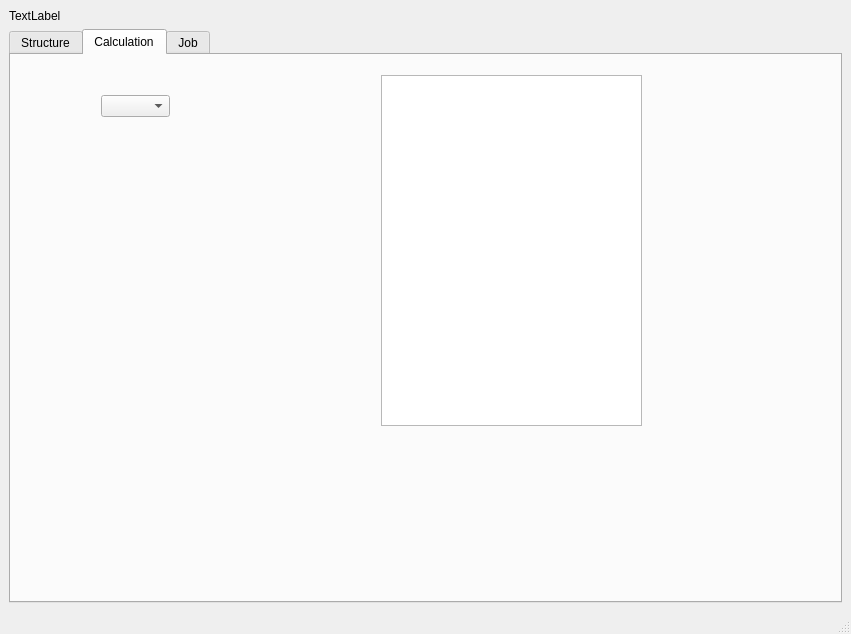
<?xml version="1.0" encoding="UTF-8"?>
<ui version="4.0">
 <class>MainWindow</class>
 <widget class="QMainWindow" name="MainWindow">
  <property name="geometry">
   <rect>
    <x>0</x>
    <y>0</y>
    <width>851</width>
    <height>634</height>
   </rect>
  </property>
  <property name="windowTitle">
   <string>MainWindow</string>
  </property>
  <widget class="QWidget" name="centralwidget">
   <layout class="QVBoxLayout" name="verticalLayout">
    <item>
     <widget class="QLabel" name="label">
      <property name="text">
       <string>TextLabel</string>
      </property>
     </widget>
    </item>
    <item>
     <widget class="QTabWidget" name="tabWidget">
      <property name="currentIndex">
       <number>1</number>
      </property>
      <widget class="QWidget" name="struct_tab">
       <attribute name="title">
        <string>Structure</string>
       </attribute>
       <layout class="QHBoxLayout" name="horizontalLayout_2">
        <item>
         <layout class="QVBoxLayout" name="verticalLayout_2">
          <item>
           <widget class="QPushButton" name="pushButton_2">
            <property name="text">
             <string>Load Structure</string>
            </property>
           </widget>
          </item>
          <item>
           <widget class="QLineEdit" name="lineEdit"/>
          </item>
          <item>
           <widget class="QCheckBox" name="checkBox_3">
            <property name="text">
             <string>CheckBox</string>
            </property>
           </widget>
          </item>
          <item>
           <spacer name="verticalSpacer">
            <property name="orientation">
             <enum>Qt::Vertical</enum>
            </property>
            <property name="sizeHint" stdset="0">
             <size>
              <width>20</width>
              <height>40</height>
             </size>
            </property>
           </spacer>
          </item>
         </layout>
        </item>
        <item>
         <widget class="QGraphicsView" name="graphicsView"/>
        </item>
       </layout>
      </widget>
      <widget class="QWidget" name="calc_tab">
       <attribute name="title">
        <string>Calculation</string>
       </attribute>
       <widget class="QComboBox" name="comboBox">
        <property name="geometry">
         <rect>
          <x>90</x>
          <y>40</y>
          <width>69</width>
          <height>22</height>
         </rect>
        </property>
       </widget>
       <widget class="QTextEdit" name="textEdit">
        <property name="geometry">
         <rect>
          <x>370</x>
          <y>20</y>
          <width>261</width>
          <height>351</height>
         </rect>
        </property>
       </widget>
      </widget>
      <widget class="QWidget" name="job_tab">
       <attribute name="title">
        <string>Job</string>
       </attribute>
      </widget>
     </widget>
    </item>
   </layout>
  </widget>
  <widget class="QMenuBar" name="menubar">
   <property name="geometry">
    <rect>
     <x>0</x>
     <y>0</y>
     <width>851</width>
     <height>21</height>
    </rect>
   </property>
  </widget>
  <widget class="QStatusBar" name="statusbar"/>
 </widget>
 <resources/>
 <connections/>
</ui>
